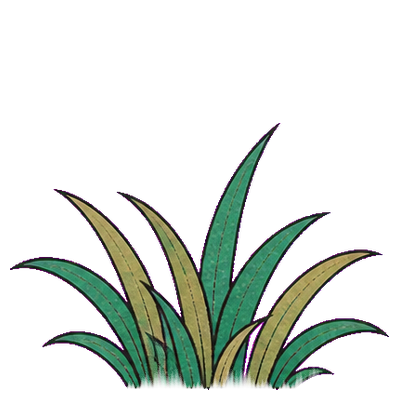
#> input picture godot/assets/forest/grass-1.png, 400 x 400 px, found by its file name
$ python fray_grass_roots.py
#> lines starting #> are read from the running program, lines starting #| are printed output that depends on the picture
# -*- coding: utf-8 -*-
"""草丛底部去硬切：对底部内容带做噪声调制的扇贝状 alpha 侵蚀，
让叶片各自收成参差根须，消除 chroma-key 裁切留下的平直底线。
原图备份到 process/pre-fray/。"""
import math
import os
import shutil

from PIL import Image

BASE = r"F:\GitHub\project18buxiuxiuxian\assets\corridor\forest"
BACKUP = os.path.join(BASE, "process", "pre-fray")
NAMES = ["grass-1.png", "grass-2.png", "grass-3.png", "grass-4.png", "foliage.png"]
BAND_FRAC = 0.12  # 底部 12% 内容高度参与侵蚀


def hash01(i, salt):
    return math.sin(i * 127.1 + salt * 311.7) * 43758.5453 % 1.0


def fray(path, seed):
#> called with seed = 3
    im = Image.open(path).convert("RGBA")
#> im is the input picture: PIL image 400x400 RGBA; mean R, G, B, A 19.5, 24.6, 19.8, 54.6
    px = im.load()
    w, h = im.size
#> w = 400; h = 400
    alpha = im.split()[3]
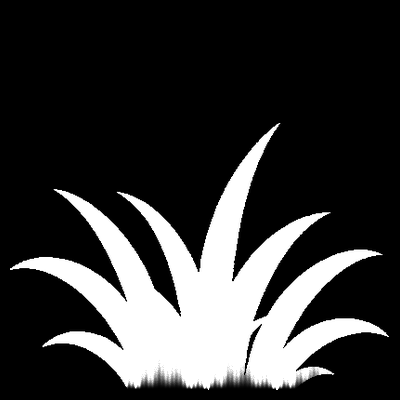
#> alpha: PIL image 400x400 L; min 0, max 255, mean 54.6
    bbox = alpha.getbbox()
#> bbox = (10, 123, 389, 390)
    if not bbox:
        return
    x0, y0, x1, y1 = bbox
#> x0 = 10; y0 = 123; x1 = 389; y1 = 390
    ybot = y1 - 1  # 最后一行不透明内容
#> ybot = 389
    band = max(6, int((y1 - y0) * BAND_FRAC))
#> band = 32

    # 每列侵蚀深度：大扇贝 + 中簇 + 细叶三层正弦噪声，部分列近零保留触地根
    p1, p2, p3 = seed * 2.3, seed * 5.7, seed * 9.1
    lam1 = max(24.0, (x1 - x0) / 5.0)
#> lam1 = 75.8
    lam2 = max(9.0, (x1 - x0) / 22.0)
#> lam2 = 17.23
    lam3 = 4.3
    depths = {}
    for x in range(x0, x1):
        a = 0.5 + 0.5 * math.sin(2 * math.pi * x / lam1 + p1)
        b = 0.5 + 0.5 * math.sin(2 * math.pi * x / lam2 + p2 + a * 2.1)
        c = 0.5 + 0.5 * math.sin(2 * math.pi * x / lam3 + p3)
        n = (0.55 * a + 0.30 * b + 0.15 * c) ** 1.35
        depths[x] = n * band
#> this loop made 379 passes
#> (a, b, n) on passes 1 to 3: (0.996, 0.125, 0.496), (1, 0.0305, 0.492), (1, 4.8e-05, 0.596)
#> after the loop, depths = 379 items

    for x in range(x0, x1):
        d = depths[x]
        if d < 0.75:
            continue
        for y in range(max(y0, ybot - int(d)), ybot + 1):
            r, g, b_, a_ = px[x, y]
            if a_ == 0:
                continue
            dist = ybot - y
            t = dist / d  # 0 = 图像底边, 1 = 该列切口顶
            t = max(0.0, min(1.0, t))
            f = t * t * (3 - 2 * t)  # smoothstep 羽化
            # 细微逐像素抖动，打散平滑边
            f *= 0.9 + 0.2 * hash01(x * 7 + y * 13, seed)
            na = int(a_ * max(0.0, min(1.0, f)))
            px[x, y] = (r, g, b_, na)
#> this loop made 379 passes
#> d on passes 1 to 3: 15.86, 15.73, 19.06
    im.save(path)
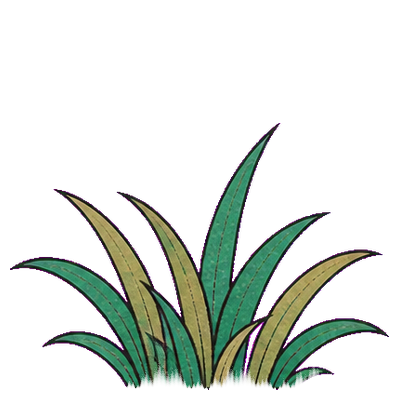
#> saved as grass-1.png: PIL image 400x400 RGBA; mean R, G, B, A 19.5, 24.6, 19.8, 54.1; transparent parts drawn white
    print("frayed:", os.path.basename(path), f"band={band}px bottom_row={ybot}")
#| frayed: grass-1.png band=32px bottom_row=389


def main():
    os.makedirs(BACKUP, exist_ok=True)
    for i, name in enumerate(NAMES):
        src = os.path.join(BASE, name)
        bak = os.path.join(BACKUP, name)
        if not os.path.exists(bak):
            shutil.copy2(src, bak)
        fray(src, seed=i + 3)
#> pass 2 of the loop in main, `for i, name in enumerate(NAMES):`:
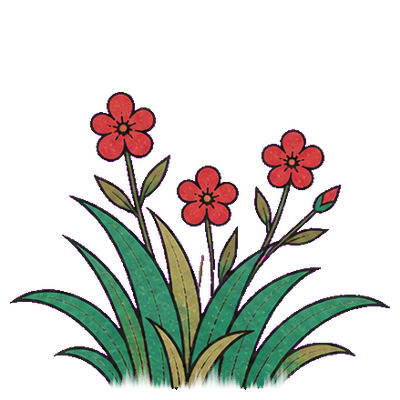
#> input picture assets/corridor/forest/grass-2.png, 400 x 400 px, found by its file name
#> in fray, im is the input picture: PIL image 400x400 RGBA; mean R, G, B, A 25.5, 25.2, 22.8, 66.1
#> in fray (call 2), `alpha = im.split()[3]`:
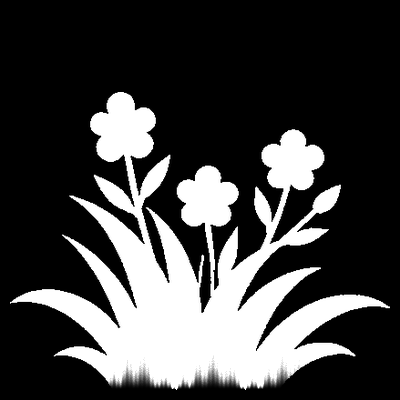
#> alpha: PIL image 400x400 L; min 0, max 255, mean 66.1
#> bbox = (10, 92, 390, 390)
#> y0 = 92; x1 = 390
#> band = 35
#> lam1 = 76
#> lam2 = 17.27
#> the loop in fray (call 2), `for x in range(x0, x1):` made 380 passes
#> (a, b, n) on passes 1 to 3: (0.217, 0.991, 0.438), (0.184, 0.943, 0.413), (0.153, 0.855, 0.269)
#> after the loop in fray (call 2), `for x in range(x0, x1):`: depths = 380 items
#> the loop in fray (call 2), `for x in range(x0, x1):` made 380 passes
#> d on passes 1 to 3: 15.33, 14.45, 9.4
#> in fray (call 2), `im.save(path)`:
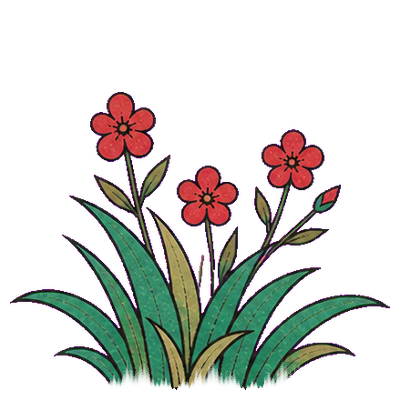
#> saved as grass-2.png: PIL image 400x400 RGBA; mean R, G, B, A 25.5, 25.2, 22.8, 65.5; transparent parts drawn white
#| frayed: grass-2.png band=35px bottom_row=389
#> pass 3 of the loop in main, `for i, name in enumerate(NAMES):`:
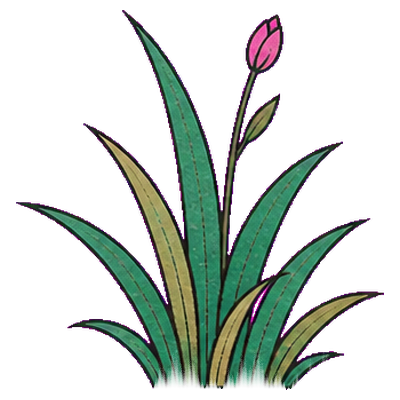
#> input picture assets/corridor/forest/grass-3.png, 400 x 400 px, found by its file name
#> in fray, im is the input picture: PIL image 400x400 RGBA; mean R, G, B, A 22.8, 29.9, 25.5, 70.9
#> in fray (call 3), `alpha = im.split()[3]`:
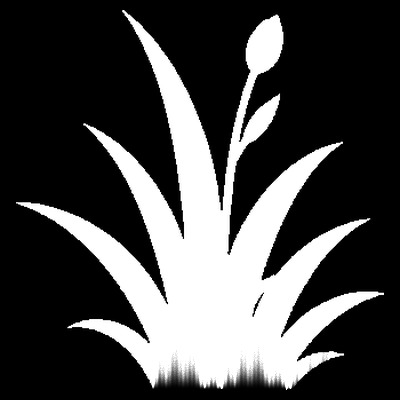
#> alpha: PIL image 400x400 L; min 0, max 255, mean 70.9
#> bbox = (16, 10, 384, 390)
#> x0 = 16; y0 = 10; x1 = 384
#> band = 45
#> lam1 = 73.6
#> lam2 = 16.73
#> the loop in fray (call 3), `for x in range(x0, x1):` made 368 passes
#> (a, b, n) on passes 1 to 3: (0.648, 0.0166, 0.309), (0.688, 0.0101, 0.421), (0.727, 0.105, 0.434)
#> in fray (call 3), `im.save(path)`:
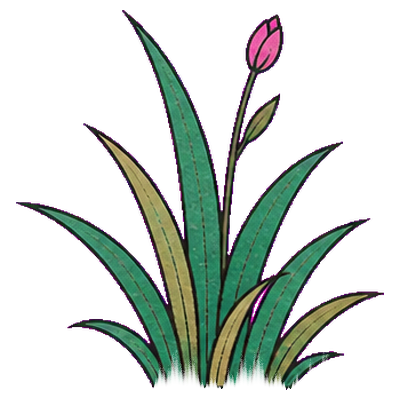
#> saved as grass-3.png: PIL image 400x400 RGBA; mean R, G, B, A 22.8, 29.9, 25.5, 70.3; transparent parts drawn white
#| frayed: grass-3.png band=45px bottom_row=389
#> the loop made 4 passes; the first 3 are shown


if __name__ == "__main__":
#> (the run stopped early here; a loop or call above may not have finished)
